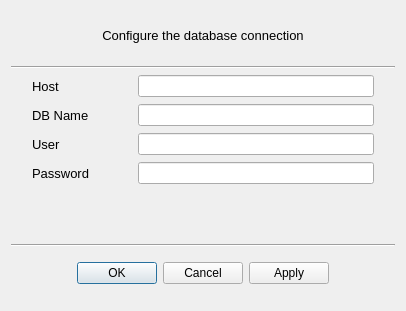
<?xml version="1.0" encoding="UTF-8"?>
<ui version="4.0">
 <class>DBSettings</class>
 <widget class="QDialog" name="DBSettings">
  <property name="geometry">
   <rect>
    <x>0</x>
    <y>0</y>
    <width>406</width>
    <height>311</height>
   </rect>
  </property>
  <property name="font">
   <font>
    <pointsize>9</pointsize>
    <weight>50</weight>
    <bold>false</bold>
   </font>
  </property>
  <property name="windowTitle">
   <string>DB Connection Settings</string>
  </property>
  <layout class="QVBoxLayout" name="verticalLayout">
   <property name="topMargin">
    <number>11</number>
   </property>
   <property name="bottomMargin">
    <number>18</number>
   </property>
   <item>
    <widget class="QLabel" name="label">
     <property name="font">
      <font>
       <pointsize>10</pointsize>
       <underline>false</underline>
      </font>
     </property>
     <property name="text">
      <string>Configure the database connection</string>
     </property>
     <property name="alignment">
      <set>Qt::AlignCenter</set>
     </property>
    </widget>
   </item>
   <item>
    <widget class="Line" name="line">
     <property name="orientation">
      <enum>Qt::Horizontal</enum>
     </property>
    </widget>
   </item>
   <item>
    <layout class="QFormLayout" name="formLayout">
     <property name="sizeConstraint">
      <enum>QLayout::SetDefaultConstraint</enum>
     </property>
     <property name="formAlignment">
      <set>Qt::AlignCenter</set>
     </property>
     <property name="horizontalSpacing">
      <number>21</number>
     </property>
     <property name="verticalSpacing">
      <number>7</number>
     </property>
     <property name="leftMargin">
      <number>21</number>
     </property>
     <property name="rightMargin">
      <number>21</number>
     </property>
     <item row="0" column="0">
      <widget class="QLabel" name="host_label">
       <property name="minimumSize">
        <size>
         <width>85</width>
         <height>0</height>
        </size>
       </property>
       <property name="maximumSize">
        <size>
         <width>85</width>
         <height>16777215</height>
        </size>
       </property>
       <property name="font">
        <font>
         <pointsize>10</pointsize>
        </font>
       </property>
       <property name="text">
        <string>Host</string>
       </property>
      </widget>
     </item>
     <item row="0" column="1">
      <widget class="QLineEdit" name="host"/>
     </item>
     <item row="1" column="0">
      <widget class="QLabel" name="db_label">
       <property name="sizePolicy">
        <sizepolicy hsizetype="Preferred" vsizetype="Preferred">
         <horstretch>0</horstretch>
         <verstretch>0</verstretch>
        </sizepolicy>
       </property>
       <property name="minimumSize">
        <size>
         <width>85</width>
         <height>0</height>
        </size>
       </property>
       <property name="maximumSize">
        <size>
         <width>85</width>
         <height>16777215</height>
        </size>
       </property>
       <property name="font">
        <font>
         <pointsize>10</pointsize>
         <weight>50</weight>
         <bold>false</bold>
        </font>
       </property>
       <property name="text">
        <string>DB Name</string>
       </property>
       <property name="scaledContents">
        <bool>false</bool>
       </property>
      </widget>
     </item>
     <item row="1" column="1">
      <widget class="QLineEdit" name="db"/>
     </item>
     <item row="2" column="0">
      <widget class="QLabel" name="user_label">
       <property name="minimumSize">
        <size>
         <width>85</width>
         <height>0</height>
        </size>
       </property>
       <property name="maximumSize">
        <size>
         <width>85</width>
         <height>16777215</height>
        </size>
       </property>
       <property name="font">
        <font>
         <pointsize>10</pointsize>
        </font>
       </property>
       <property name="text">
        <string>User</string>
       </property>
      </widget>
     </item>
     <item row="2" column="1">
      <widget class="QLineEdit" name="user">
       <property name="text">
        <string/>
       </property>
       <property name="clearButtonEnabled">
        <bool>false</bool>
       </property>
      </widget>
     </item>
     <item row="3" column="0">
      <widget class="QLabel" name="password_label">
       <property name="minimumSize">
        <size>
         <width>85</width>
         <height>0</height>
        </size>
       </property>
       <property name="maximumSize">
        <size>
         <width>85</width>
         <height>16777215</height>
        </size>
       </property>
       <property name="font">
        <font>
         <pointsize>10</pointsize>
         <weight>50</weight>
         <bold>false</bold>
        </font>
       </property>
       <property name="text">
        <string>Password</string>
       </property>
      </widget>
     </item>
     <item row="3" column="1">
      <widget class="QLineEdit" name="password">
       <property name="text">
        <string/>
       </property>
       <property name="echoMode">
        <enum>QLineEdit::Password</enum>
       </property>
      </widget>
     </item>
    </layout>
   </item>
   <item>
    <widget class="QLabel" name="message">
     <property name="maximumSize">
      <size>
       <width>16777215</width>
       <height>16777215</height>
      </size>
     </property>
     <property name="font">
      <font>
       <pointsize>9</pointsize>
       <weight>75</weight>
       <bold>true</bold>
      </font>
     </property>
     <property name="text">
      <string/>
     </property>
     <property name="alignment">
      <set>Qt::AlignCenter</set>
     </property>
     <property name="wordWrap">
      <bool>true</bool>
     </property>
    </widget>
   </item>
   <item>
    <widget class="Line" name="line_2">
     <property name="orientation">
      <enum>Qt::Horizontal</enum>
     </property>
    </widget>
   </item>
   <item>
    <widget class="QDialogButtonBox" name="button_box">
     <property name="sizePolicy">
      <sizepolicy hsizetype="Expanding" vsizetype="Fixed">
       <horstretch>0</horstretch>
       <verstretch>0</verstretch>
      </sizepolicy>
     </property>
     <property name="minimumSize">
      <size>
       <width>0</width>
       <height>0</height>
      </size>
     </property>
     <property name="maximumSize">
      <size>
       <width>16777215</width>
       <height>40</height>
      </size>
     </property>
     <property name="orientation">
      <enum>Qt::Horizontal</enum>
     </property>
     <property name="standardButtons">
      <set>QDialogButtonBox::Apply|QDialogButtonBox::Cancel|QDialogButtonBox::Ok</set>
     </property>
     <property name="centerButtons">
      <bool>true</bool>
     </property>
    </widget>
   </item>
  </layout>
 </widget>
 <resources/>
 <connections/>
</ui>
